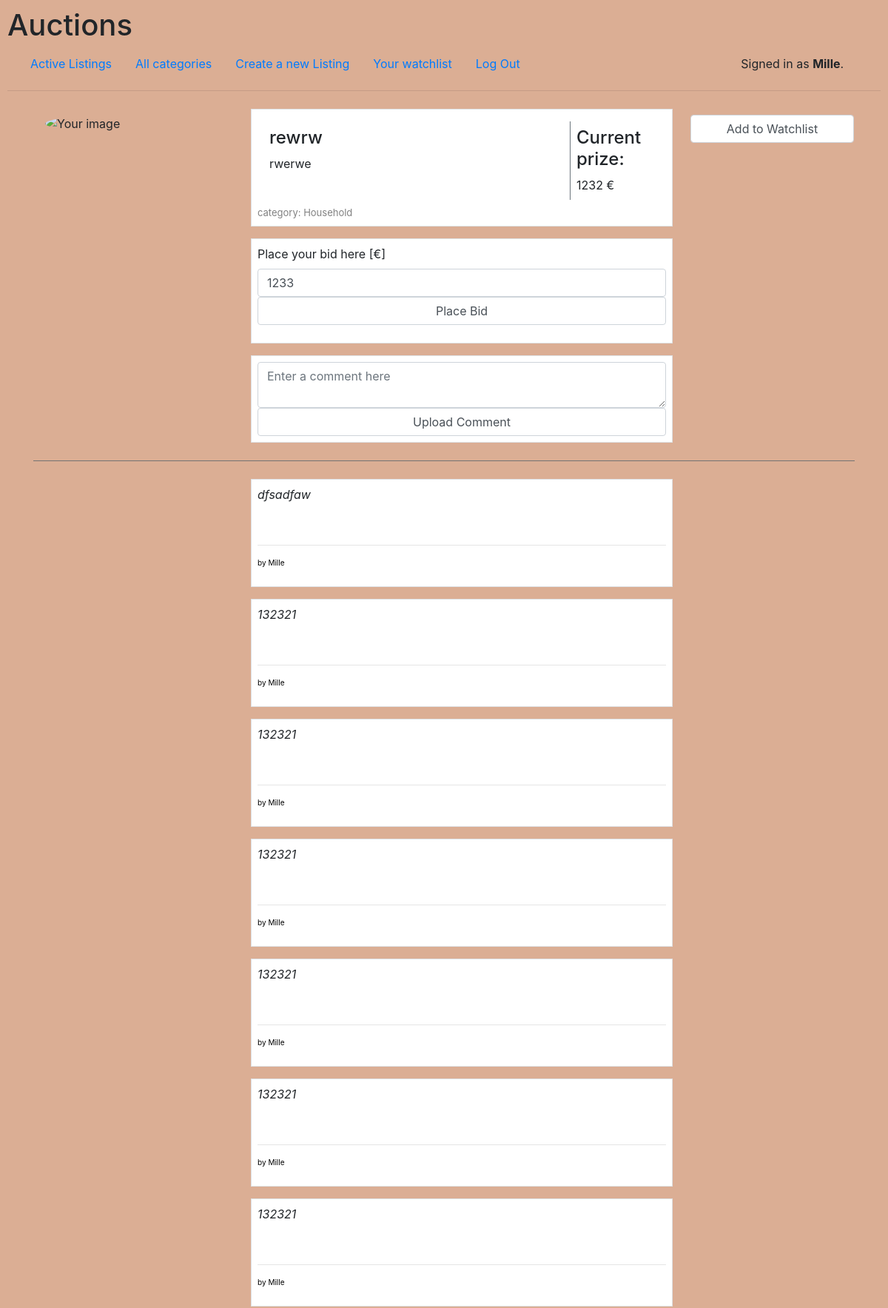
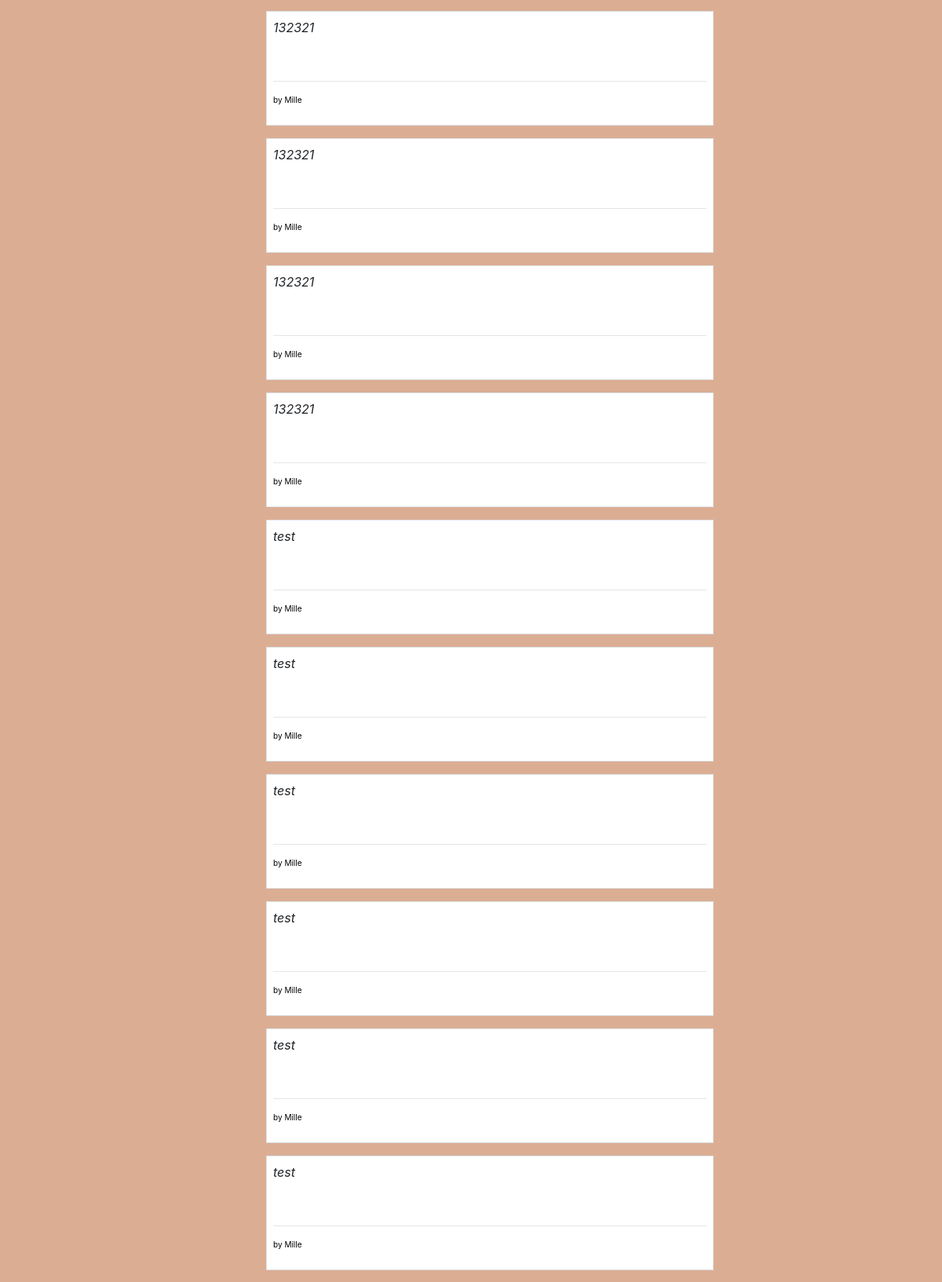
The page /listingDetails/6 (signed in, upper part) on the database its author committed (2 pictures, top to bottom).
### auctions/models.py (models this page shows, shortened)
class User(AbstractUser):
    def __str__(self):
        return f"User: {self.username}, id: {self.id}"

class Listing(models.Model):
    title = models.CharField(max_length=64)
    description = models.TextField()
    startingPrize = models.PositiveIntegerField(validators=[MinValueValidator(0.01)])
    listingPrize = models.PositiveIntegerField(validators=[MinValueValidator(0.01)])
    imageUrl = models.CharField(max_length=128)
    category = models.CharField(max_length=64, default="others")
    listingOwner = models.ForeignKey(User, on_delete=models.CASCADE, related_name="listingCreator")
    listingStatus = models.CharField(max_length=64, default="open")

class Comment(models.Model):
    commentContent = models.TextField()
    commentCreator = models.ForeignKey(User, on_delete=models.CASCADE, related_name="commentingUsers")
    listing = models.ForeignKey(Listing, on_delete=models.CASCADE, related_name="listingsCommenters", default="9")

### auctions/views.py (the view)
# urls.py: path("listingDetails/<int:listingId>", views.listingDetails, name="listingDetails"),
def listingDetails(request, listingId):
    listing = Listing.objects.get(id = listingId)
    user = "Noone"
    if request.user.is_authenticated:
        user = User.objects.get(id=request.user.id)
    comments = []
    if listing.listingsCommenters.all():
        comments = listing.listingsCommenters.all()
    maxBiddingUser = "Noone"
    checkMaxBidder = False
    if listing.biddedListing.all():
        maxBiddingUser = Bid.objects.get(bidPrize=listing.listingPrize)
        if user == maxBiddingUser.biddingUser and listing.listingStatus == "closed":
            checkMaxBidder = True
    if "watchlist" not in request.session:
        request.session["watchlist"] = []
        watchlist = request.session["watchlist"]
    else:
        watchlist = request.session["watchlist"]
    if listing.id not in watchlist:
        itemInWatchlist = False
    else:
        itemInWatchlist = True
    if request.method == "POST":
        if "bidPrize" in request.POST:
            bidPrize = int(request.POST["bidPrize"])
            currentPrize = listing.listingPrize
            startingPrize = listing.startingPrize
            if bidPrize > currentPrize and bidPrize > startingPrize:
                listing.listingPrize = bidPrize
                listing.save()
                bid = Bid(bidPrize = bidPrize, biddingUser = user, listing = listing)
                bid.save()
        elif "closeAuctionButton" in request.POST:
            listing.listingStatus = "closed"
            listing.save()
            return HttpResponseRedirect(reverse("index"))
        elif "commentInput" in request.POST and request.POST["commentInput"] != "":
            comment = Comment(commentContent = request.POST["commentInput"], commentCreator = user, listing = listing)
            comment.save()
            comments = listing.listingsCommenters.all()
        else:
            if listing.id not in watchlist and itemInWatchlist == False:
                watchlist.append(listing.id)
                request.session["watchlist"] = watchlist
                itemInWatchlist = True
            else:
                watchlist.remove(listing.id)
                request.session["watchlist"] = watchlist
                itemInWatchlist = False
        return render(request, "auctions/listingDetails.html", {
            "listing": listing,
            "watchlistCheck": itemInWatchlist,
            "currentUser": user,
            "checkMaxBidder": checkMaxBidder,
            "comments": comments
        })
    else:
        return render(request, "auctions/listingDetails.html", {
            "listing": listing,
            "watchlistCheck": itemInWatchlist,
            "currentUser": user,
            "checkMaxBidder": checkMaxBidder,
            "comments": comments
        })

### auctions/templates/auctions/listingDetails.html (shortened to what this page needs)
{% extends "auctions/layout.html" %}
{% block body %}
    <div class="container">
        <div class="row">
            <div class="col-3 m-2 p-2 " name="listingImage">
                {% if listing.imageUrl is not None %}
                    <img class="col img-responsive rounded-circle mx-auto d-block align-middle"  src="{{ listing.imageUrl }}" alt="Your image" width="25%">
                {% else %}
                    <p>Your image can go here</p>
                {% endif%}
            </div>
        <div class="row col-6 m-2 p-2 bg-white border">
            <div class="col-9 bg-white mt-2 ml-2 mb-2 p-2">
                    <h4>
                         {{ listing.title }}
                    </h4>
                    <div  name="listingDescription">
                        <p>
                            {{ listing.description }}
                        </p>
                    </div>
            </div>
            <div class="col border-left border-secondary bg-white mr-2 mb-2 mt-2 p-2 name="listingPrize">
                    <h4>Current prize:</h4>
                    {{ listing.listingPrize }} €
            </div>
            <div style="text-align: right; color: grey; font-size: small;" name="listingCategory">
                category: {{ listing.category }}
            </div>
        </div>
            {% if request.user.is_authenticated %}
            <div class="col m-2 p-2">
                {% if watchlistCheck == False and checkMaxBidder == False %}
                    <form action="{% url 'listingDetails' listing.id %}" method="POST">
                        <div class="form-group">
                            <input type="submit" class="form-control" value="Add to Watchlist">
                        </div>
                    </form>
                {% endif %}
            </div>
            {% endif %}
        </div>
        {% if request.user.is_authenticated and listing.listingStatus == "open" %}
        <div class="row">
            <div class="col-3 m-2 p-2"></div>
            <div class="col-6 m-2 p-2 bg-white border ">
                <form action="{% url 'listingDetails' listing.id %}" method="POST">
                    <div class="form-group">
                        <label for="bidPrizeInput">Place your bid here [€]</label>
                        <input type="number" class="form-control" id="bidPrizeInput" name="bidPrize" value="{{ listing.listingPrize|add:1 }}" min="{{ listing.listingPrize|add:1 }}">
                        <input type="submit" class="form-control" value="Place Bid">
                    </div>
                </form>
            </div>
        </div>
        {% endif %}
        {% if request.user.is_authenticated %}
        <div class="row">
            <div class="col-3 m-2 p-2"></div>
            <div class="col-6 m-2 p-2 bg-white border">
                <form action="{% url 'listingDetails' listing.id %}" method="POST">
                    <textarea class="form-control" type="form" name="commentInput" placeholder="Enter a comment here"></textarea>
                    <input class="form-control " type="submit" value="Upload Comment">
                </form>
            </div>
        </div>
        <hr color="grey">
        {% for comment in comments %}
        <div class="row">
            <div class="col-3 m-2 p-2"></div>
            <div class="col-6 m-2 p-2 bg-white border">
                <p style="font-style: italic;">{{ comment.commentContent }}</p>
                <br>
                <hr>
                <p style="font-size: x-small; color: black"> by {{ comment.commentCreator.username  }}</p>
            </div>
        </div>
        {% endfor %}
        {% endif %}
    </div>
{% endblock %}

### auctions/templates/auctions/layout.html (shortened to what this page needs)
{% load static %}
<!DOCTYPE html>
<html lang="en">
    <head>
        <link rel="stylesheet" href="https://stackpath.bootstrapcdn.com/bootstrap/4.4.1/css/bootstrap.min.css">
        <link href="{% static 'auctions/styles.css' %}" rel="stylesheet">
    </head>
    <body style="background-color: #dbae94">
        <h1>Auctions</h1>
        <div class="container-fluid">
            <div class="row">
                <div class="col-10">
                    <ul class="nav">
                        <li class="nav-item">
                            <a class="nav-link" href="{% url 'index' %}">Active Listings</a>
                        </li>
                        <li class="nav-item">
                            <a class="nav-link" href="{% url 'categories' %}">All categories</a>
                        </li>
                        {% if user.is_authenticated %}
                            <li class="nav-item">
                                <a class="nav-link" href="{% url 'createListing' %}">Create a new Listing</a>
                            </li>
                            <li class="nav-item">
                                <a class="nav-link" href="{% url 'watchlist' %}">Your watchlist</a>
                            </li>
                            <li class="nav-item">
                                <a class="nav-link" href="{% url 'logout' %}">Log Out</a>
                            </li>
                        {% endif %}
                    </ul>
                </div>
                <div class="col-2 p-2">
                    {% if user.is_authenticated %}
                        Signed in as <strong>{{ user.username }}</strong>.
                    {% else %}
                        Not signed in.
                    {% endif %}
                </div>
            </div>
        </div>
        <hr>
        {% block body %}
        {% endblock %}
    </body>
</html>

### auctions/static/auctions/styles.css (style rules this page uses)
body { padding: 10px; }

### rows shown on the page
User: username "Mille"
Listing: title "rewrw", description "rwerwe", listingPrize "1232", category "Household", bidPrize "1233"
Comment: commentContent "dfsadfaw", commentCreator.username "Mille"
Comment: commentContent "132321", commentCreator.username "Mille"
Comment: commentContent "132321", commentCreator.username "Mille"
Comment: commentContent "132321", commentCreator.username "Mille"
Comment: commentContent "132321", commentCreator.username "Mille"
Comment: commentContent "132321", commentCreator.username "Mille"
Comment: commentContent "132321", commentCreator.username "Mille"
Comment: commentContent "132321", commentCreator.username "Mille"
Comment: commentContent "132321", commentCreator.username "Mille"
Comment: commentContent "132321", commentCreator.username "Mille"
Comment: commentContent "132321", commentCreator.username "Mille"
Comment: commentContent "test", commentCreator.username "Mille"
Comment: commentContent "test", commentCreator.username "Mille"
Comment: commentContent "test", commentCreator.username "Mille"
Comment: commentContent "test", commentCreator.username "Mille"
Comment: commentContent "test", commentCreator.username "Mille"
Comment: commentContent "test", commentCreator.username "Mille"
